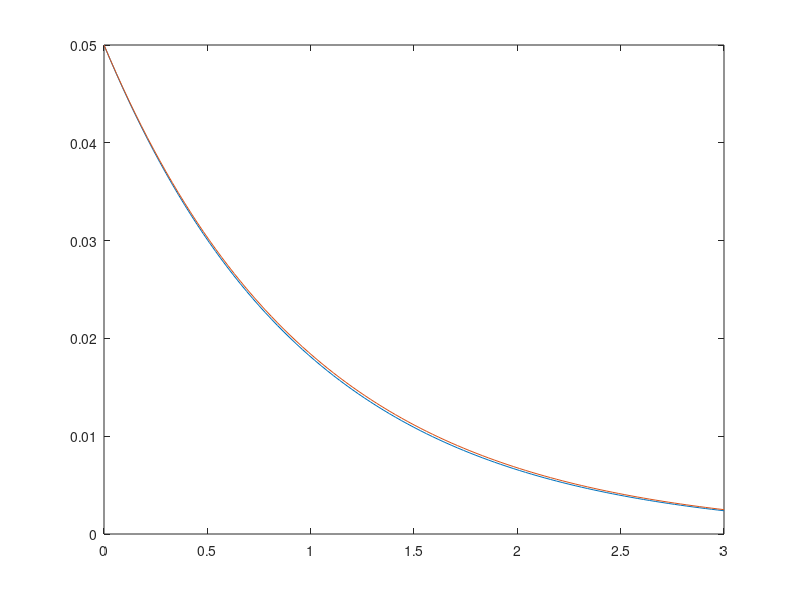

MATLAB code for this plot:
R = 100; %Ohm
C = 1e-2; %F
E = 5; %V
uno_RC = 1/(R*C);

n = 100;
t = 3;
h = t/n;

i_t = zeros(1,n+1);
tiempo = (0:n)*h;
i_t(1) = E/R;
for t = 1:n    
   i_t(t+1) = i_t(t)-h*uno_RC*i_t(t);    
end
%Solución por Euler
solTeorica = E/R*exp(-uno_RC*tiempo);
plot(tiempo,i_t, tiempo, solTeorica);



